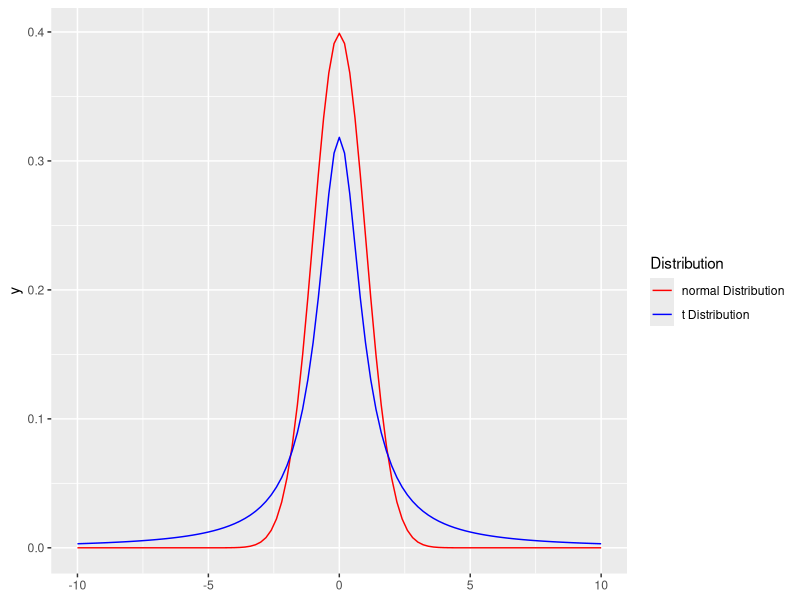

Write the R code that produced this figure.
## ---- chunk 1
library(tidyverse)
ggplot() + xlim(-10,10) +
    geom_function(mapping = aes(color="normal Distribution"),
                  fun = dnorm, args = list(mean = 0, sd = 1),
                   )+
    geom_function(mapping = aes(color="t Distribution"),
                  fun = dt, args = list(df = 1 ,ncp=0), 
                 )+
    scale_color_manual(values = c("normal Distribution" = "red",
                                  "t Distribution" = "blue"))+
    labs(color = "Distribution")
## ---- chunk 2
Hb <- c(11.3,15.0,15.0,13.5,12.8,10.0,11.0,12.0,13.0,14.0)

shapiro.test(Hb)
t.test(Hb, mu=14.02)
## ---- chunk 3
t_test_two_sided <- function(data,mu,level=0.95,...){
    
    bar_X <- mean(data,na.rm = T)
    sd <- sd(data, na.rm = T)
    n=length(data)
    se=sd/sqrt(n)
    t_statistic <- (bar_X-mu)/se
    p_value <- 2*(1-pt(abs(t_statistic),df=n-1))
    t_critical <- qt((1-(1-level)/2),df = n-1)
    CI_lower <- bar_X - t_critical * se
    CI_upper <- bar_X+ t_critical * se
    CI <- paste0(level*100,"% confidence interval: ","[",CI_lower,",",CI_upper,"]",sep = "")
    
    output <- data.frame(
        均值=bar_X,
        标准差=sd,
        标准误=se,
        t=t_statistic,
        df=n-1,
        p_value=p_value,
        CI=CI

    )
    return(output)
    
}


t_test_two_sided(Hb, mu=14.02)
## ---- chunk 4
df <- data.frame(
    before = c(36,46,53,57,65,60,42,45,25,55,51,59),
    after = c(45,64,66,57,70,55,70,45,50,80,60,60)
)
shapiro.test(df$before)
shapiro.test(df$after)
t.test(df$after,df$before,paired = TRUE)
## ---- chunk 5
test_group = c(10.2, 8.9, 10.1, 9.2, -0.8, 10.6, 6.5, 11.2, 9.3, 8.0, 10.7, 9.5, 12.7, 14.4, 11.9)
healthy_group = c(5.0, 6.7, -1.4, 4.0, 7.1, -0.6, 2.8, 4.3, 3.7, 5.8, 4.6, 6.0, 4.1, 5.1, 4.7)
# 检验两个样本的方差是否相等
var.test(test_group, healthy_group)

# car::leveneTest()
## ---- chunk 6
# 方差齐
t.test(test_group, healthy_group, conf.level = 0.95, var.equal = TRUE)
## ---- chunk 7
# 假设方差不齐，使用Welch t检验
t.test(test_group, healthy_group, conf.level = 0.95)
